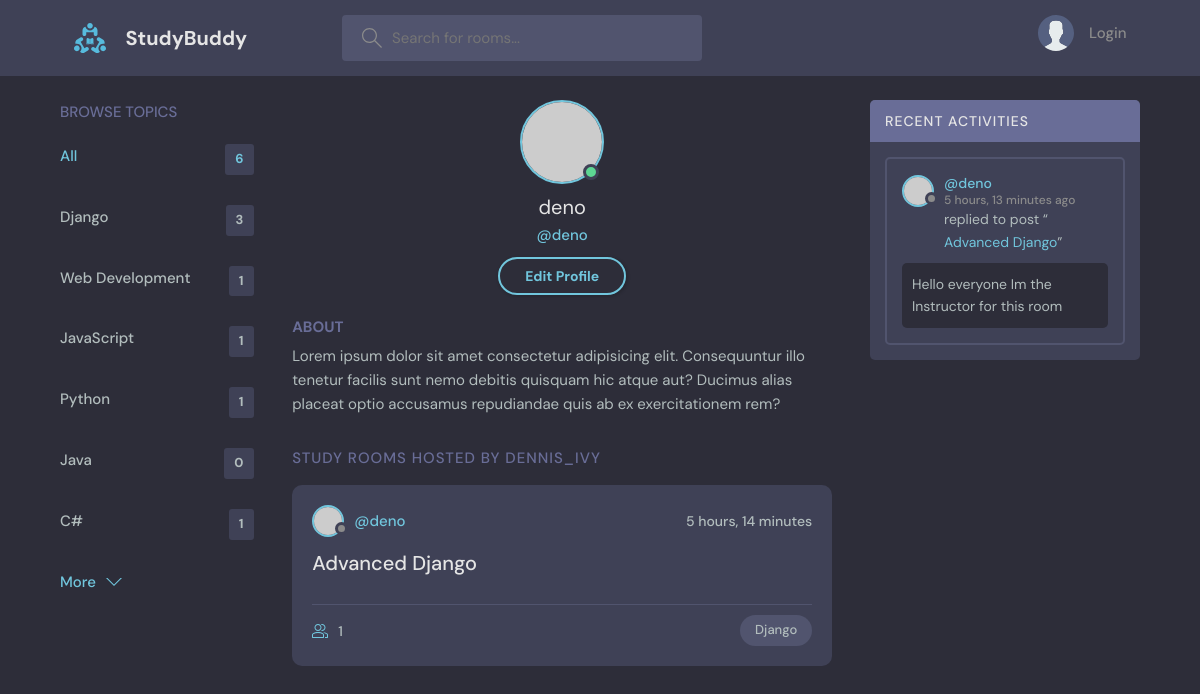
The page /profile/4/ on the database its author committed.
### base/models.py (models this page shows, shortened)
class Topic(models.Model):
  name=models.CharField(max_length=200)
  class Meta:
    verbose_name="Topic"
    verbose_name_plural="Topics"

class Rooms(models.Model):
  host=models.ForeignKey(User,on_delete=models.CASCADE,null=True)
  topic=models.ForeignKey('Topic',on_delete=models.SET_NULL,null=True)
  name=models.CharField(max_length=200)
  description=models.TextField(null=True,blank=True)
  participants=models.ManyToManyField(User,related_name='participants',blank=True)
  created=models.DateTimeField(auto_now_add=True)
  updated=models.DateTimeField(auto_now=True)
  class Meta:
    ordering=['-updated','-created']
    verbose_name="Room"
    verbose_name_plural="Rooms"
    db_table="Room Table"
  def __str__(self):
    return self.name

class Messages(models.Model):
  user=models.ForeignKey(User,on_delete=models.CASCADE,null=True)
  room=models.ForeignKey(Rooms,on_delete=models.CASCADE)
  body=models.TextField()
  updated=models.DateTimeField(auto_now_add=True)
  created=models.DateTimeField(auto_now=True)
  class Meta:
    verbose_name="Message"
    verbose_name_plural="Messages"
    ordering=['-updated','-created']

### base/views.py (the view)
# urls.py: path('profile/<str:pk>/',views.userProfile,name='user-profile'),
def userProfile(request,pk):
  topics=models.Topic.objects.all()
  user=User.objects.get(id=pk)
  room_messages=user.messages_set.all()
  rooms=user.rooms_set.all()
  context={'user':user,
           'topics':topics,
           'room_messages':room_messages,
           'rooms':rooms
           }
  return render(request,'base/user_profile.html',context)

### base/templates/base/user_profile.html
{% extends 'main.html' %}
{% block content %}
  <main class="profile-page layout layout--3">
    <div class="container">
      {% include 'base/browse_topics_component.html'%}
      <div class="roomList">
        <div class="profile">
          <div class="profile__avatar">
            <div class="avatar avatar--large active">
              <img src="https://randomuser.me/api/portraits/men/11.jpg" />
            </div>
          </div>
          <div class="profile__info">
            <h3>{{user.username}}</h3>
            <p>@{{user.username}}</p>
            <a href="edit-user.html" class="btn btn--main btn--pill">Edit Profile</a>
          </div>
          <div class="profile__about">
            <h3>About</h3>
            <p>
              Lorem ipsum dolor sit amet consectetur adipisicing elit. Consequuntur illo tenetur
              facilis sunt nemo debitis quisquam hic atque aut? Ducimus alias placeat optio
              accusamus repudiandae quis ab ex exercitationem rem?
            </p>
          </div>
        </div>
        <div class="roomList__header">
          <div>
            <h2>Study Rooms Hosted by dennis_ivy</a>
            </h2>
          </div>
        </div>
        {% include 'base/rooms_component.html'%}
      </div>
      {% include 'base/activity_component.html'%}
    </div>
  </main>
{% endblock content %}

### base/templates/base/browse_topics_component.html
<div class="topics">
  <div class="topics__header">
    <h2>Browse Topics</h2>
  </div>
  <ul class="topics__list">
    <li>
      <a href="{% url 'home'%}" class="active">All <span>{{topics.count}}</span></a>
    </li>
    {% for topic in topics %}
    <li>
      <a href="{% url 'home' %}?q={{topic.name}}">{{topic.name}} <span>{{topic.rooms_set.all.count}}</span></a>
    </li>
    {% endfor %}
  </ul>
  <a class="btn btn--link" href="topics.html">
    More
    <svg version="1.1" xmlns="http://www.w3.org/2000/svg" width="32" height="32" viewBox="0 0 32 32">
      <title>chevron-down</title>
      <path d="M16 21l-13-13h-3l16 16 16-16h-3l-13 13z"></path>
    </svg>
  </a>
</div>

### base/templates/base/rooms_component.html (shortened to what this page needs)
{% for room in rooms %}
<div class="roomListRoom">
  <div class="roomListRoom__header">
    <a href="{% url 'user-profile' room.host.id %}" class="roomListRoom__author">
      <div class="avatar avatar--small">
        <img src="https://randomuser.me/api/portraits/women/11.jpg" />
      </div>
      <span>@{{room.host.username}}</span>
    </a>
    <div class="roomListRoom__actions">
      <span>{{room.created|timesince}}</span>
    </div>
  </div>
  <div class="roomListRoom__content">
    <a href="{% url 'room' room.id %}">{{room.name}}</a>
  </div>
  <div class="roomListRoom__meta">
    <a href="{% url 'room' room.id %}"class="roomListRoom__joined">
      {{room.participants.all.count}}
    </a>
    <p class="roomListRoom__topic">{{room.topic.name}}</p>
  </div>
</div>
{% endfor %}

### base/templates/base/activity_component.html (shortened to what this page needs)
<div class="activities">
          <div class="activities__header">
            <h2>Recent Activities</h2>
          </div>
          {% for message in room_messages %}
          <div class="activities__box">
            <div class="activities__boxHeader roomListRoom__header">
              <a href="{%url 'user-profile' message.user.id %}" class="roomListRoom__author">
                <div class="avatar avatar--small">
                  <img src="https://randomuser.me/api/portraits/women/11.jpg" />
                </div>
                <p>
                  @{{ message.user }}
                  <span>{{message.created|timesince}} ago</span>
                </p>
              </a>
            </div>
            <div class="activities__boxContent">
              <p>replied to post “<a href="{% url 'room' message.room.id %}">{{message.room}}</a>”</p>
              <div class="activities__boxRoomContent">
                {{message.body}}
              </div>
            </div>
          </div>
          {% endfor %}
        </div>

### rows shown on the page
Topic: name "Django", rooms_set.all.count "3"
Topic: name "Web Development", rooms_set.all.count "1"
Topic: name "JavaScript", rooms_set.all.count "1"
Topic: name "Python", rooms_set.all.count "1"
Topic: name "Java", rooms_set.all.count "0"
Topic: name "C#", rooms_set.all.count "1"
Rooms: host.username "deno", created "5 hours, 14 minutes", name "Advanced Django", participants.all.count "1", topic.name "Django"
Messages: user "deno", created "5 hours, 13 minutes", room "Advanced Django", body "Hello everyone Im the Instructor for this room"

### other values the page prints
{{ topics.count }} "6"
{{ user.username }} "deno"
